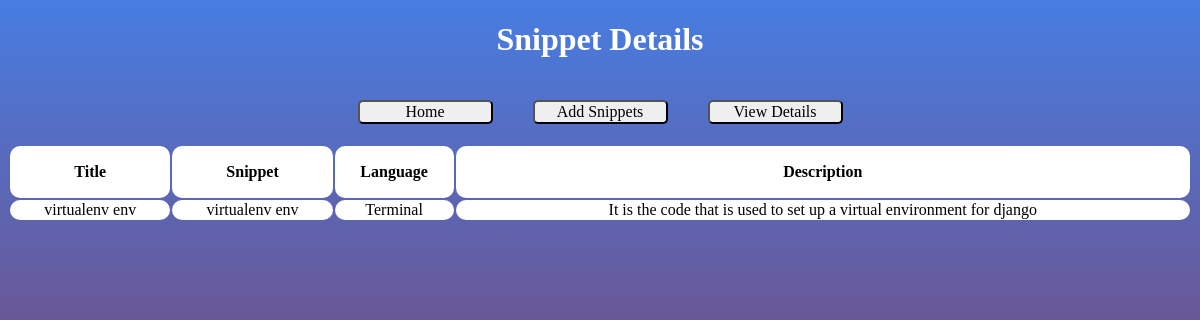
The page /detail/2/ on the database its author committed.
### snippets/models.py (models this page shows, shortened)
class Snippet(models.Model):
    created = models.DateTimeField(default=timezone.now())
    modified = models.DateTimeField(default=timezone.now())
    title = models.CharField(max_length=256, blank=False,
                             null=False, default="test")
    snippet = models.CharField(
        max_length=256, blank=False, null=False, default="test")
    language = models.CharField(
        max_length=256, blank=False, null=False, default="test")
    description = models.CharField(
        max_length=256, blank=True, null=True, default="test")

### snippets/views.py (the view)
class SnippetDetailView(DetailView):
    model = Snippet
    template_name = 'snippets/detail.html'

### snippets/templates/snippets/detail.html (shortened to what this page needs)
{% extends 'snippets/layout.html' %}
{% block content %}
<div>
  <h1>Snippet Details</h1>
  <div class="nav_buttons">
    <button><a href="/">Home</a></button>
    <button><a href="/add">Add Snippets</a></button>
    <button><a href="/detail/1">View Details</a></button>
  </div>
</div>
<table class="">
  <tr>
    <th>Title</th>
    <th>Snippet</th>
    <th>Language</th>
    <th>Description</th>
  </tr>
  <tr>
    <td>{{ snippet.title }}</td>
    <td>{{ snippet.snippet }}</td>
    <td>{{ snippet.language }}</td>
    <td>{{ snippet.description }}</td>
  </tr>
</table>
{% endblock %}

### snippets/static/css/main.css (style rules this page uses)
* { font-family: futura; }
body { background: rgb(71, 125, 226); background: linear-gradient(180deg, rgba(71, 125, 226, 1) 0%, rgba(109, 83, 141, 1) 45%, rgba(196, 48, 48, 1) 100%); background-repeat: no-repeat; background-attachment: fixed; }
h1 { text-align: center; color: white; }
table, th, td { color: black; border-radius: 10px; }
table { border: 0px; }
table { width: 100%; }
th { height: 50px; background: white; }
td { text-align: center; background: white; }
.nav_buttons { width: 100%; display: flex; justify-content: center; }
button { margin: 20px; width: 95px; font-size: 16px; width: 135px; border-radius: 5px; }
a { text-decoration: none; color: black; }

### rows shown on the page
Snippet: title "virtualenv env", snippet "virtualenv env", language "Terminal", description "It is the code that is used to set up a virtual environment for django"
